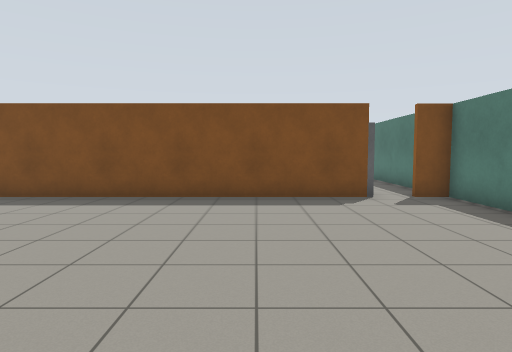
view 1 (above)

22 first-person views from a walk through a world built for the Gazebo simulator. The camera is 1.2 m above the floor, tilts 4° down and sees 75° across. The floor is counted in squares, 1 m on a side. Each view is taken from the middle of a square. On the plan, view 1 faces up. The plan holds only what a view shows up to about 13 squares ahead; the rest is blank. The place goes on beyond the plan.

view 2
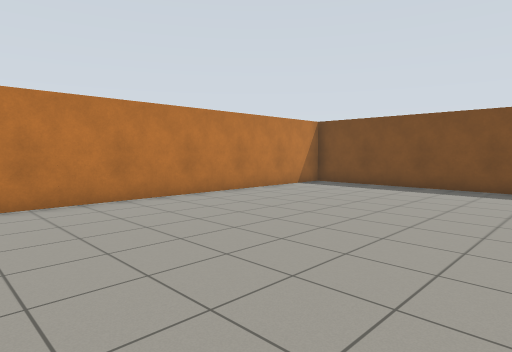

view 3
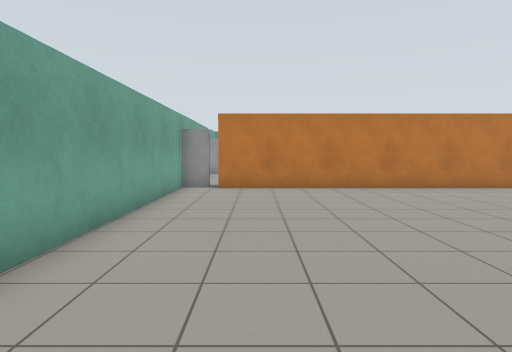

view 4
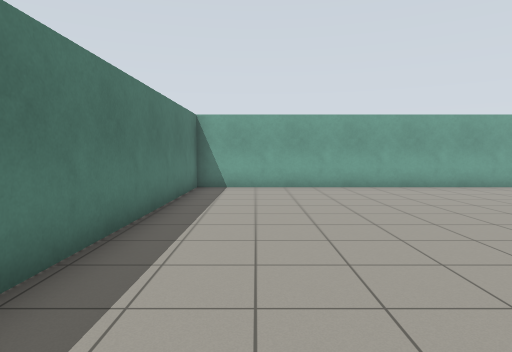

view 5
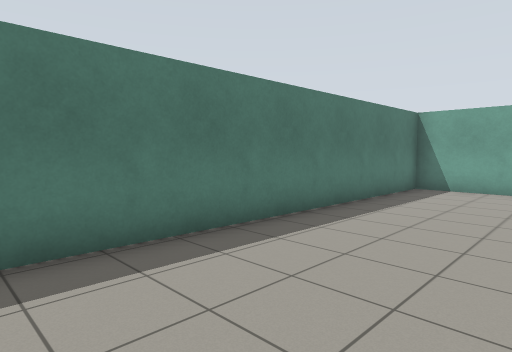

view 6
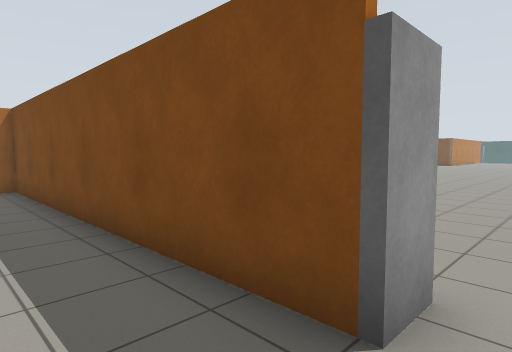

view 7
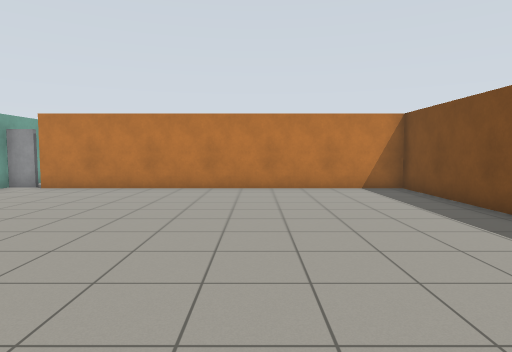

view 8
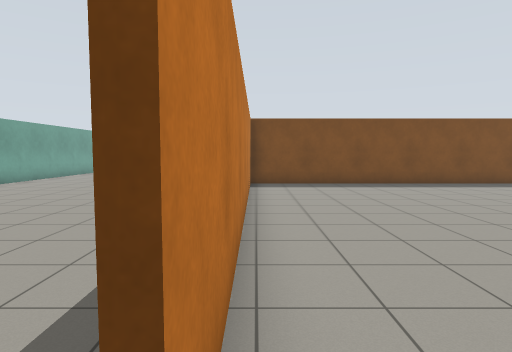

view 9
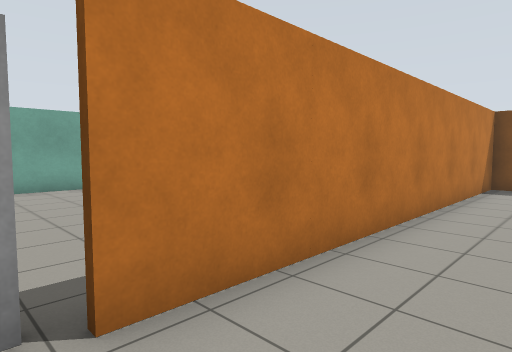

view 10
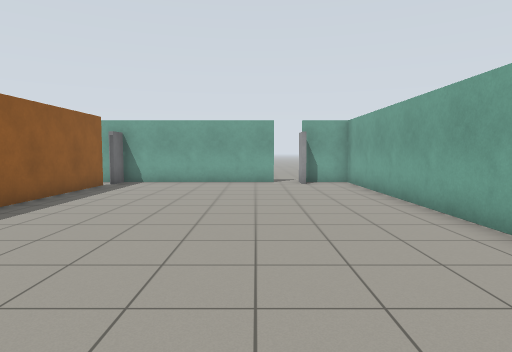

view 11
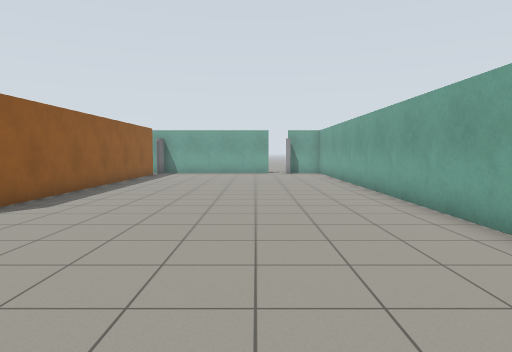

view 12
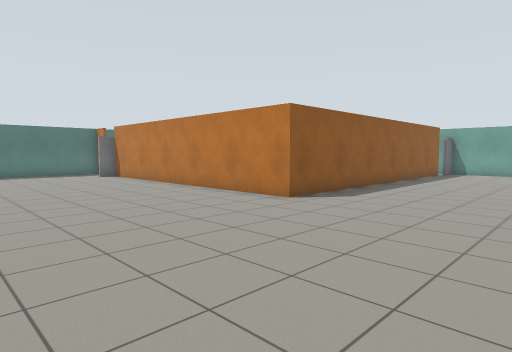

view 13
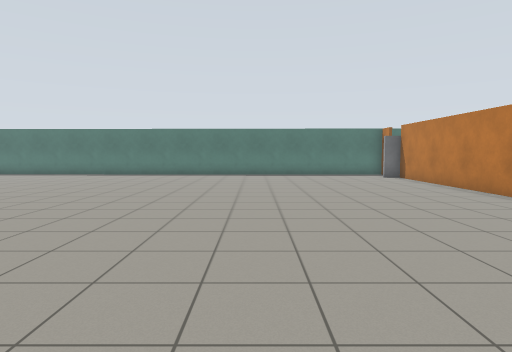

view 14
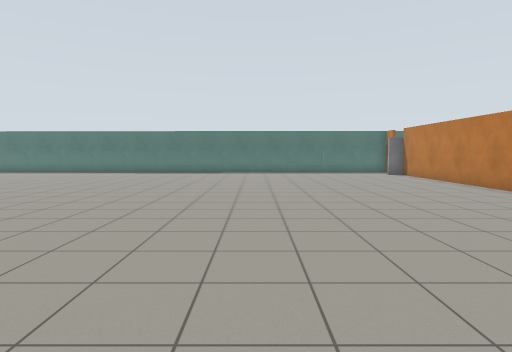

view 15
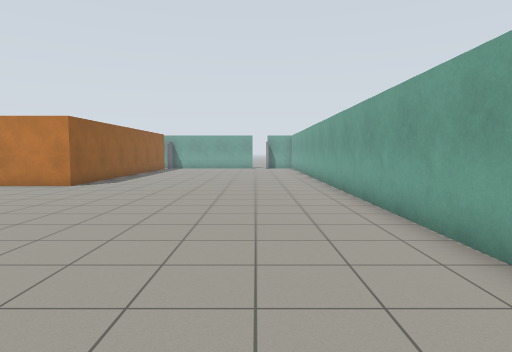

view 16
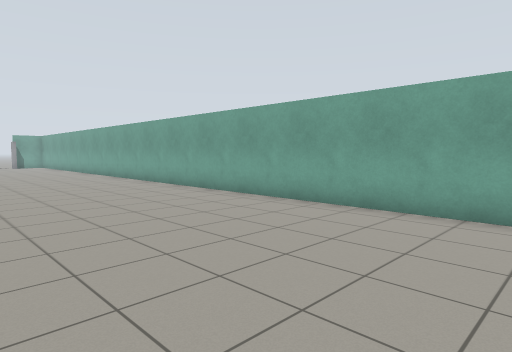

view 17
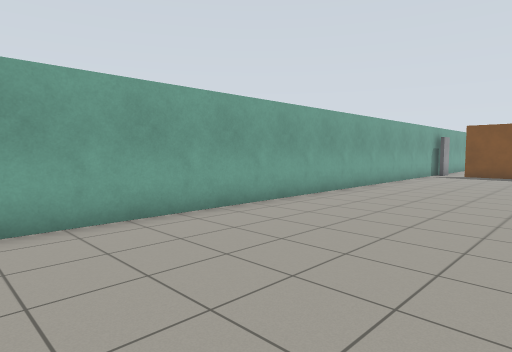

view 18
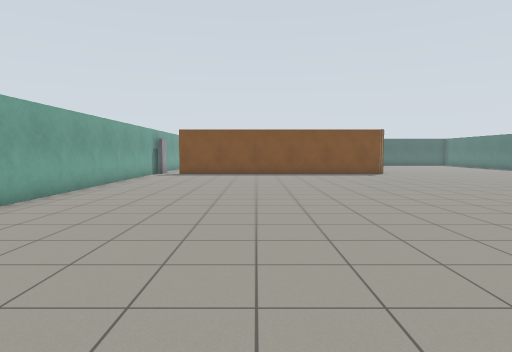

view 19
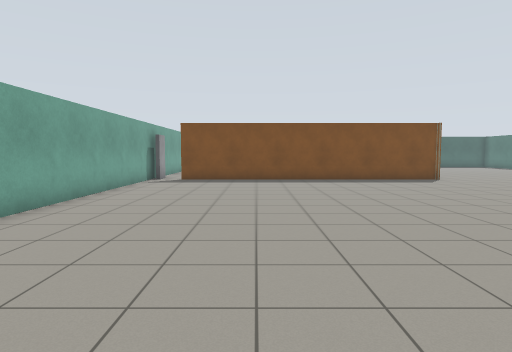

view 20
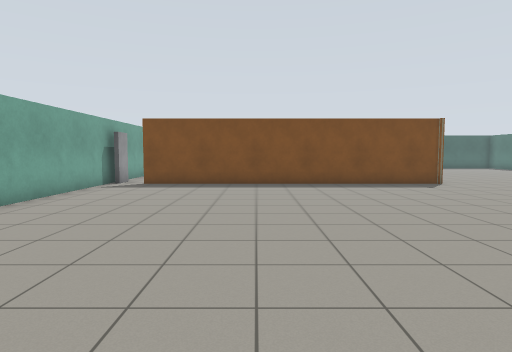

view 21
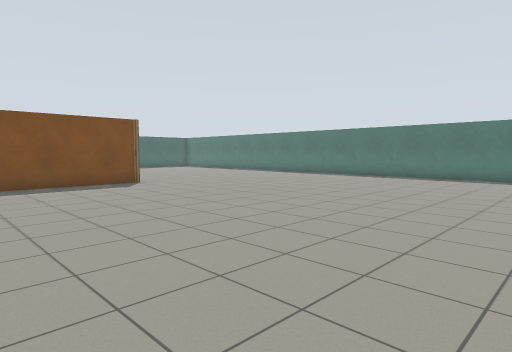

view 22
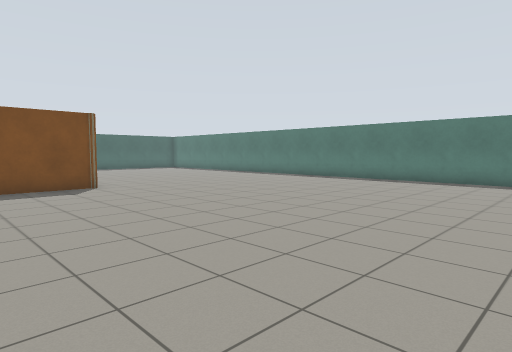

### Floor plan
Points are (right, up) in squares from view 1. A wall is a line through its corners. A room is listed if a view was taken in it or the views show most of it. See-through windows are left out.
Room 1 (views 1, 2, 3, 4, 5, 6, 7, 9)
walls: (2.6, 8.9) (-8.2, 8.9) (-8.2, -3.4); (-7.6, -4.5) (5, -4.5) (5.2, 8.9)
ways out: opening at (-8, -4) to room 2; opening at (3.5, 9) to room 2
Room 2 (views 8, 10, 11, 12, 13, 14, 15, 16, 17, 18, 19, 20, 21, 22)
walls: (5.5, 30.8) (5.6, 32.9); (5.3, 11.2) (5.3, 13.1); (5.2, 8.9) (4.3, 8.9); (-4.8, 40.8) (-16.4, 40.8); (-17.7, 41) (-17.7, -4); (-8.4, -3.4) (-8.4, 9.1) (0.1, 9.1); (-8.6, -4.5) (-7.6, -4.5)
ways out: opening at (-8, -4) to room 1; opening at (3.5, 9) to room 1
objects: door leaf (-17, 41); door leaf (-16, -4); door leaf (-9, -4); door leaf (3, 9) to (3, 10)

Where each view was taken, in squares from view 1:
view 1: 0 up, 0 right, facing up
view 2: 3 down, 0 right, facing up-left
view 3: 2 down, 3 right, facing left
view 4: 7 up, 3 right, facing down
view 5: 7 up, 1 right, facing down-right
view 6: 7 up, 4 right, facing up-left
view 7: 4 up, 3 right, facing left
view 8: 4 down, 8 left, facing up
view 9: 4 down, 6 left, facing up-left
view 10: 9 up, 14 left, facing down
view 11: 15 up, 14 left, facing down
view 12: 16 up, 14 left, facing down-right
view 13: 16 up, 13 left, facing right
view 14: 17 up, 15 left, facing right
view 15: 21 up, 15 left, facing down
view 16: 26 up, 11 left, facing down-left
view 17: 22 up, 12 left, facing up-left
view 18: 22 up, 12 left, facing up
view 19: 26 up, 13 left, facing up
view 20: 28 up, 12 left, facing up
view 21: 28 up, 11 left, facing up-right
view 22: 29 up, 9 left, facing up-right
